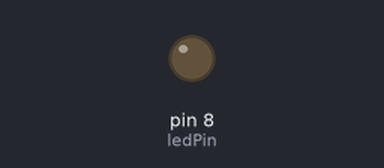
A sketch run on a simulated Arduino Uno, built with avr-gcc and run on an emulated ATmega328P. On the bench: output pins drawn as LEDs (lit = HIGH).

Above: at 0.3 s.
At 4.6 s:
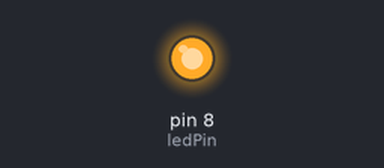
Timing chart, 0 to 7.2 s (numbered marks = the images above):
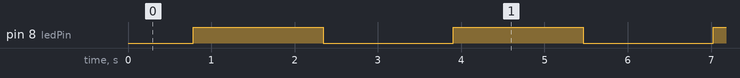

Measured:
- by itself, pin 8 (ledPin): alternates HIGH for 1.6 s and LOW for 1.6 s

The sketch:

POC_6.1.4.ino
```cpp
const int ledPin = 8;

void setup() {
    pinMode(ledPin, OUTPUT);
}

void loop() {
    for (int fadeOut = 0; fadeOut <= 255; fadeOut += 5) {
        analogWrite (ledPin, fadeOut);
        delay(30);
    }

    for (int fadeOut = 255; fadeOut >= 0; fadeOut -=5) {
        analogWrite (ledPin, fadeOut);
        delay(30);
    }
}
```
